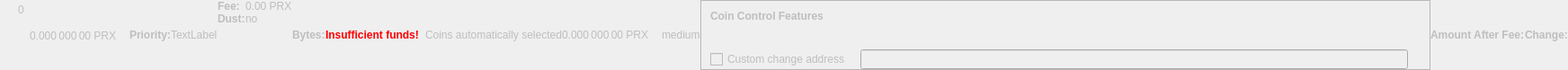
    <widget class="QWidget" name="dummyHideWidget" native="true">
     <property name="enabled">
      <bool>false</bool>
     </property>
     <property name="maximumSize">
      <size>
       <width>100</width>
       <height>22</height>
      </size>
     </property>
     <layout class="QHBoxLayout" name="dummyHideLayout">
      <property name="spacing">
       <number>0</number>
      </property>
      <property name="leftMargin">
       <number>0</number>
      </property>
      <property name="topMargin">
       <number>0</number>
      </property>
      <property name="rightMargin">
       <number>0</number>
      </property>
      <property name="bottomMargin">
       <number>0</number>
      </property>
      <item>
       <layout class="QFormLayout" name="formLayoutCoinControl1">
        <property name="horizontalSpacing">
         <number>10</number>
        </property>
        <property name="verticalSpacing">
         <number>14</number>
        </property>
        <property name="leftMargin">
         <number>10</number>
        </property>
        <property name="topMargin">
         <number>4</number>
        </property>
        <property name="rightMargin">
         <number>6</number>
        </property>
        <item row="0" column="1">
         <widget class="QLabel" name="labelCoinControlBytes">
          <property name="cursor">
           <cursorShape>IBeamCursor</cursorShape>
          </property>
          <property name="contextMenuPolicy">
           <enum>Qt::ActionsContextMenu</enum>
          </property>
          <property name="text">
           <string notr="true">0</string>
          </property>
          <property name="textInteractionFlags">
           <set>Qt::LinksAccessibleByMouse|Qt::TextSelectableByKeyboard|Qt::TextSelectableByMouse</set>
          </property>
         </widget>
        </item>
       </layout>
      </item>
      <item>
       <widget class="QLabel" name="labelCoinControlAfterFee">
        <property name="enabled">
         <bool>false</bool>
        </property>
        <property name="sizePolicy">
         <sizepolicy hsizetype="Fixed" vsizetype="Fixed">
          <horstretch>0</horstretch>
          <verstretch>0</verstretch>
         </sizepolicy>
        </property>
        <property name="minimumSize">
         <size>
          <width>111</width>
          <height>12</height>
         </size>
        </property>
        <property name="maximumSize">
         <size>
          <width>111</width>
          <height>12</height>
         </size>
        </property>
        <property name="cursor">
         <cursorShape>IBeamCursor</cursorShape>
        </property>
        <property name="contextMenuPolicy">
         <enum>Qt::ActionsContextMenu</enum>
        </property>
        <property name="text">
         <string notr="true">0.000 000 00 PRX</string>
        </property>
        <property name="textInteractionFlags">
         <set>Qt::LinksAccessibleByMouse|Qt::TextSelectableByKeyboard|Qt::TextSelectableByMouse</set>
        </property>
       </widget>
      </item>
      <item>
       <widget class="QLabel" name="labelCoinControlPriorityText">
        <property name="enabled">
         <bool>false</bool>
        </property>
        <property name="font">
         <font>
          <weight>75</weight>
          <bold>true</bold>
         </font>
        </property>
        <property name="text">
         <string>Priority:</string>
        </property>
       </widget>
      </item>
      <item>
       <layout class="QHBoxLayout" name="horizontalLayout">
        <item>
         <widget class="QLabel" name="WarningLabel">
          <property name="text">
           <string>TextLabel</string>
          </property>
         </widget>
        </item>
       </layout>
      </item>
      <item>
       <layout class="QFormLayout" name="formLayoutCoinControl3">
        <property name="horizontalSpacing">
         <number>0</number>
        </property>
        <property name="verticalSpacing">
         <number>0</number>
        </property>
        <property name="leftMargin">
         <number>0</number>
        </property>
        <property name="topMargin">
         <number>0</number>
        </property>
        <property name="rightMargin">
         <number>0</number>
        </property>
        <item row="0" column="0">
         <widget class="QLabel" name="labelCoinControlFeeText">
          <property name="enabled">
           <bool>false</bool>
          </property>
          <property name="font">
           <font>
            <weight>75</weight>
            <bold>true</bold>
           </font>
          </property>
          <property name="text">
           <string>Fee:</string>
          </property>
          <property name="margin">
           <number>0</number>
          </property>
         </widget>
        </item>
        <item row="0" column="1">
         <widget class="QLabel" name="labelCoinControlFee">
          <property name="enabled">
           <bool>false</bool>
          </property>
          <property name="cursor">
           <cursorShape>IBeamCursor</cursorShape>
          </property>
          <property name="contextMenuPolicy">
           <enum>Qt::ActionsContextMenu</enum>
          </property>
          <property name="text">
           <string notr="true">0.00 PRX</string>
          </property>
          <property name="textInteractionFlags">
           <set>Qt::LinksAccessibleByMouse|Qt::TextSelectableByKeyboard|Qt::TextSelectableByMouse</set>
          </property>
         </widget>
        </item>
        <item row="1" column="0">
         <widget class="QLabel" name="labelCoinControlLowOutputText">
          <property name="enabled">
           <bool>false</bool>
          </property>
          <property name="font">
           <font>
            <weight>75</weight>
            <bold>true</bold>
           </font>
          </property>
          <property name="text">
           <string>Dust:</string>
          </property>
         </widget>
        </item>
        <item row="1" column="1">
         <widget class="QLabel" name="labelCoinControlLowOutput">
          <property name="enabled">
           <bool>false</bool>
          </property>
          <property name="cursor">
           <cursorShape>IBeamCursor</cursorShape>
          </property>
          <property name="contextMenuPolicy">
           <enum>Qt::ActionsContextMenu</enum>
          </property>
          <property name="text">
           <string>no</string>
          </property>
          <property name="textInteractionFlags">
           <set>Qt::LinksAccessibleByMouse|Qt::TextSelectableByKeyboard|Qt::TextSelectableByMouse</set>
          </property>
         </widget>
        </item>
       </layout>
      </item>
      <item>
       <widget class="QLabel" name="labelCoinControlBytesText">
        <property name="enabled">
         <bool>false</bool>
        </property>
        <property name="font">
         <font>
          <weight>75</weight>
          <bold>true</bold>
         </font>
        </property>
        <property name="text">
         <string>Bytes:</string>
        </property>
       </widget>
      </item>
      <item>
       <layout class="QFormLayout" name="formLayoutCoinControl2">
        <property name="horizontalSpacing">
         <number>0</number>
        </property>
        <property name="verticalSpacing">
         <number>0</number>
        </property>
        <property name="leftMargin">
         <number>0</number>
        </property>
        <property name="topMargin">
         <number>0</number>
        </property>
        <property name="rightMargin">
         <number>0</number>
        </property>
       </layout>
      </item>
      <item>
       <layout class="QHBoxLayout" name="horizontalLayoutCoinControl2">
        <property name="spacing">
         <number>0</number>
        </property>
        <property name="bottomMargin">
         <number>0</number>
        </property>
       </layout>
      </item>
      <item>
       <widget class="QLabel" name="labelCoinControlInsuffFunds">
        <property name="enabled">
         <bool>false</bool>
        </property>
        <property name="minimumSize">
         <size>
          <width>0</width>
          <height>0</height>
         </size>
        </property>
        <property name="font">
         <font>
          <weight>75</weight>
          <bold>true</bold>
         </font>
        </property>
        <property name="styleSheet">
         <string notr="true">color:red;font-weight:bold;</string>
        </property>
        <property name="text">
         <string>Insufficient funds!</string>
        </property>
        <property name="margin">
         <number>5</number>
        </property>
       </widget>
      </item>
      <item>
       <layout class="QFormLayout" name="formLayoutCoinControl4">
        <property name="horizontalSpacing">
         <number>0</number>
        </property>
        <property name="verticalSpacing">
         <number>0</number>
        </property>
        <property name="leftMargin">
         <number>0</number>
        </property>
        <property name="topMargin">
         <number>0</number>
        </property>
        <property name="rightMargin">
         <number>0</number>
        </property>
       </layout>
      </item>
      <item>
       <widget class="QLabel" name="labelCoinControlChangeLabel">
        <property name="enabled">
         <bool>false</bool>
        </property>
        <property name="sizePolicy">
         <sizepolicy hsizetype="Preferred" vsizetype="Expanding">
          <horstretch>0</horstretch>
          <verstretch>0</verstretch>
         </sizepolicy>
        </property>
        <property name="minimumSize">
         <size>
          <width>0</width>
          <height>0</height>
         </size>
        </property>
        <property name="text">
         <string/>
        </property>
        <property name="margin">
         <number>3</number>
        </property>
       </widget>
      </item>
      <item>
       <widget class="QLabel" name="labelCoinControlAutomaticallySelected">
        <property name="enabled">
         <bool>false</bool>
        </property>
        <property name="sizePolicy">
         <sizepolicy hsizetype="Fixed" vsizetype="Fixed">
          <horstretch>0</horstretch>
          <verstretch>0</verstretch>
         </sizepolicy>
        </property>
        <property name="minimumSize">
         <size>
          <width>0</width>
          <height>0</height>
         </size>
        </property>
        <property name="maximumSize">
         <size>
          <width>240</width>
          <height>16777215</height>
         </size>
        </property>
        <property name="text">
         <string>Coins automatically selected</string>
        </property>
        <property name="margin">
         <number>5</number>
        </property>
       </widget>
      </item>
      <item>
       <widget class="QLabel" name="labelCoinControlChange">
        <property name="enabled">
         <bool>false</bool>
        </property>
        <property name="sizePolicy">
         <sizepolicy hsizetype="Fixed" vsizetype="Fixed">
          <horstretch>0</horstretch>
          <verstretch>0</verstretch>
         </sizepolicy>
        </property>
        <property name="minimumSize">
         <size>
          <width>111</width>
          <height>0</height>
         </size>
        </property>
        <property name="maximumSize">
         <size>
          <width>111</width>
          <height>16777215</height>
         </size>
        </property>
        <property name="cursor">
         <cursorShape>IBeamCursor</cursorShape>
        </property>
        <property name="contextMenuPolicy">
         <enum>Qt::ActionsContextMenu</enum>
        </property>
        <property name="text">
         <string notr="true">0.000 000 00 PRX</string>
        </property>
        <property name="textInteractionFlags">
         <set>Qt::LinksAccessibleByMouse|Qt::TextSelectableByKeyboard|Qt::TextSelectableByMouse</set>
        </property>
       </widget>
      </item>
      <item>
       <widget class="QLabel" name="labelCoinControlPriority">
        <property name="enabled">
         <bool>false</bool>
        </property>
        <property name="cursor">
         <cursorShape>IBeamCursor</cursorShape>
        </property>
        <property name="contextMenuPolicy">
         <enum>Qt::ActionsContextMenu</enum>
        </property>
        <property name="text">
         <string>medium</string>
        </property>
        <property name="textInteractionFlags">
         <set>Qt::LinksAccessibleByMouse|Qt::TextSelectableByKeyboard|Qt::TextSelectableByMouse</set>
        </property>
       </widget>
      </item>
      <item>
       <widget class="QFrame" name="frameCoinControl">
        <property name="sizePolicy">
         <sizepolicy hsizetype="Expanding" vsizetype="Expanding">
          <horstretch>0</horstretch>
          <verstretch>0</verstretch>
         </sizepolicy>
        </property>
        <property name="maximumSize">
         <size>
          <width>16777215</width>
          <height>16777215</height>
         </size>
        </property>
        <property name="frameShape">
         <enum>QFrame::StyledPanel</enum>
        </property>
        <property name="frameShadow">
         <enum>QFrame::Sunken</enum>
        </property>
        <layout class="QVBoxLayout" name="verticalLayoutCoinControl2_2">
         <property name="spacing">
          <number>0</number>
         </property>
         <property name="leftMargin">
          <number>0</number>
         </property>
         <property name="topMargin">
          <number>0</number>
         </property>
         <property name="rightMargin">
          <number>0</number>
         </property>
         <property name="bottomMargin">
          <number>0</number>
         </property>
         <item>
          <layout class="QVBoxLayout" name="verticalLayoutCoinControl" stretch="0,0,0,1">
           <property name="spacing">
            <number>0</number>
           </property>
           <property name="leftMargin">
            <number>10</number>
           </property>
           <property name="topMargin">
            <number>10</number>
           </property>
           <item>
            <layout class="QHBoxLayout" name="horizontalLayoutCoinControl1">
             <property name="bottomMargin">
              <number>15</number>
             </property>
             <item>
              <widget class="QLabel" name="labelCoinControlFeatures">
               <property name="enabled">
                <bool>false</bool>
               </property>
               <property name="sizePolicy">
                <sizepolicy hsizetype="Preferred" vsizetype="Maximum">
                 <horstretch>0</horstretch>
                 <verstretch>0</verstretch>
                </sizepolicy>
               </property>
               <property name="font">
                <font>
                 <weight>75</weight>
                 <bold>true</bold>
                </font>
               </property>
               <property name="styleSheet">
                <string notr="true">font-weight:bold;</string>
               </property>
               <property name="text">
                <string>Coin Control Features</string>
               </property>
              </widget>
             </item>
            </layout>
           </item>
           <item>
            <widget class="QWidget" name="widgetCoinControl" native="true">
             <property name="sizePolicy">
              <sizepolicy hsizetype="Preferred" vsizetype="Preferred">
               <horstretch>0</horstretch>
               <verstretch>0</verstretch>
              </sizepolicy>
             </property>
             <property name="minimumSize">
              <size>
               <width>0</width>
               <height>0</height>
              </size>
             </property>
             <property name="styleSheet">
              <string notr="true"/>
             </property>
             <layout class="QHBoxLayout" name="horizontalLayoutCoinControl5_2">
              <property name="leftMargin">
               <number>0</number>
              </property>
              <property name="topMargin">
               <number>0</number>
              </property>
              <property name="rightMargin">
               <number>0</number>
              </property>
              <property name="bottomMargin">
               <number>0</number>
              </property>
              <item>
               <layout class="QHBoxLayout" name="horizontalLayoutCoinControl3">
                <property name="spacing">
                 <number>20</number>
                </property>
                <property name="topMargin">
                 <number>0</number>
                </property>
                <property name="bottomMargin">
                 <number>10</number>
                </property>
               </layout>
              </item>
             </layout>
            </widget>
           </item>
           <item>
            <layout class="QHBoxLayout" name="horizontalLayoutCoinControl4" stretch="0,0,0">
             <property name="spacing">
              <number>12</number>
             </property>
             <property name="sizeConstraint">
              <enum>QLayout::SetDefaultConstraint</enum>
             </property>
             <property name="topMargin">
              <number>5</number>
             </property>
             <property name="rightMargin">
              <number>5</number>
             </property>
             <item>
              <widget class="QCheckBox" name="checkBoxCoinControlChange">
               <property name="enabled">
                <bool>false</bool>
               </property>
               <property name="toolTip">
                <string>If this is activated, but the change address is empty or invalid, change will be sent to a newly generated address.</string>
               </property>
               <property name="text">
                <string>Custom change address</string>
               </property>
              </widget>
             </item>
             <item>
              <widget class="QValidatedLineEdit" name="lineEditCoinControlChange">
               <property name="enabled">
                <bool>false</bool>
               </property>
               <property name="sizePolicy">
                <sizepolicy hsizetype="Expanding" vsizetype="Fixed">
                 <horstretch>0</horstretch>
                 <verstretch>0</verstretch>
                </sizepolicy>
               </property>
              </widget>
             </item>
             <item>
              <widget class="QLabel" name="labelCoinControlChangeLabel_2">
               <property name="sizePolicy">
                <sizepolicy hsizetype="Preferred" vsizetype="Expanding">
                 <horstretch>0</horstretch>
                 <verstretch>0</verstretch>
                </sizepolicy>
               </property>
               <property name="minimumSize">
                <size>
                 <width>0</width>
                 <height>0</height>
                </size>
               </property>
               <property name="text">
                <string/>
               </property>
               <property name="margin">
                <number>3</number>
               </property>
              </widget>
             </item>
            </layout>
           </item>
           <item>
            <spacer name="verticalSpacerCoinControl">
             <property name="orientation">
              <enum>Qt::Vertical</enum>
             </property>
             <property name="sizeHint" stdset="0">
              <size>
               <width>800</width>
               <height>1</height>
              </size>
             </property>
            </spacer>
           </item>
          </layout>
         </item>
        </layout>
       </widget>
      </item>
      <item>
       <widget class="QLabel" name="labelCoinControlAfterFeeText">
        <property name="enabled">
         <bool>false</bool>
        </property>
        <property name="minimumSize">
         <size>
          <width>0</width>
          <height>0</height>
         </size>
        </property>
        <property name="maximumSize">
         <size>
          <width>16777215</width>
          <height>16777215</height>
         </size>
        </property>
        <property name="font">
         <font>
          <weight>75</weight>
          <bold>true</bold>
         </font>
        </property>
        <property name="text">
         <string>Amount After Fee:</string>
        </property>
        <property name="alignment">
         <set>Qt::AlignLeading|Qt::AlignLeft|Qt::AlignVCenter</set>
        </property>
        <property name="margin">
         <number>0</number>
        </property>
       </widget>
      </item>
      <item>
       <widget class="QLabel" name="labelCoinControlChangeText">
        <property name="enabled">
         <bool>false</bool>
        </property>
        <property name="sizePolicy">
         <sizepolicy hsizetype="Preferred" vsizetype="Preferred">
          <horstretch>0</horstretch>
          <verstretch>0</verstretch>
         </sizepolicy>
        </property>
        <property name="minimumSize">
         <size>
          <width>0</width>
          <height>0</height>
         </size>
        </property>
        <property name="maximumSize">
         <size>
          <width>16777215</width>
          <height>16777215</height>
         </size>
        </property>
        <property name="font">
         <font>
          <weight>75</weight>
          <bold>true</bold>
         </font>
        </property>
        <property name="text">
         <string>Change:</string>
        </property>
        <property name="alignment">
         <set>Qt::AlignLeading|Qt::AlignLeft|Qt::AlignVCenter</set>
        </property>
       </widget>
      </item>
     </layout>
    </widget>
